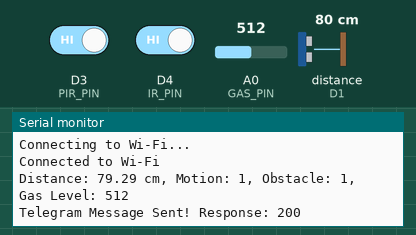
This sketch was run on a simulated ESP8266 (NodeMCU). Shown: the last lines printed to the serial monitor. Wiring (inferred from the names in the program): ultrasonic range finder: trigger D2; echo D1. The inputs (shaded band) are chosen by the test bench; at power-on: distance to the obstacle (sensor on D1) 80 cm, A0 (GAS_PIN) = 512, D3 (PIR_PIN) HIGH, D4 (IR_PIN) HIGH. The echo pulse lasts 58.3 µs per cm; WiFi joins after 1.5 s; servers stay silent unless stated; web services answer with replies made up by the test bench.

Above: at 3.2 s.
3.3 s: distance to the obstacle (sensor on D1) set to 2 cm
At 7.36 s:
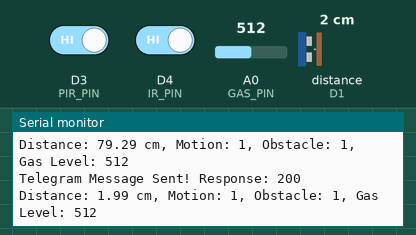
9.1 s: A0 (GAS_PIN) set to 716
At 14.1 s:
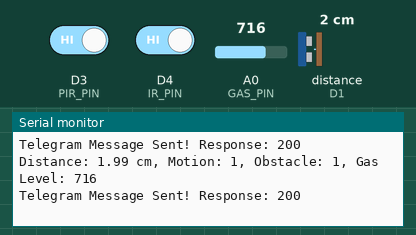
14.9 s: D3 (PIR_PIN) driven LOW
At 17.77 s:
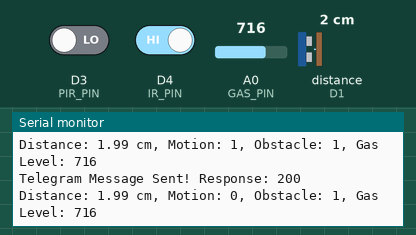
20.7 s: D4 (IR_PIN) driven LOW
At 22.97 s:
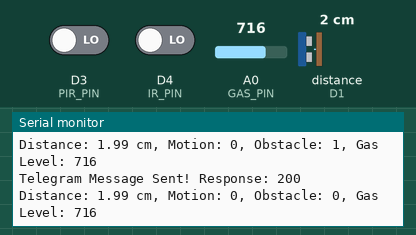
26.5 s: distance to the obstacle (sensor on D1) set to 4 cm
At 29.7 s:
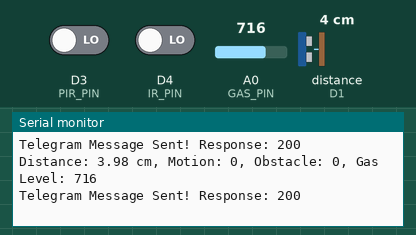
32.3 s: A0 (GAS_PIN) set to 900
At 33.7 s:
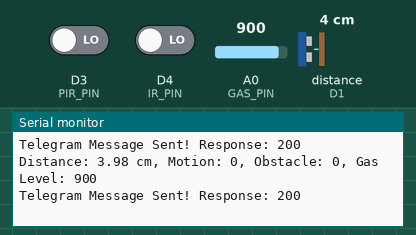
Timing chart, 0 to 35.3 s (numbered marks = the images above; inputs shaded):
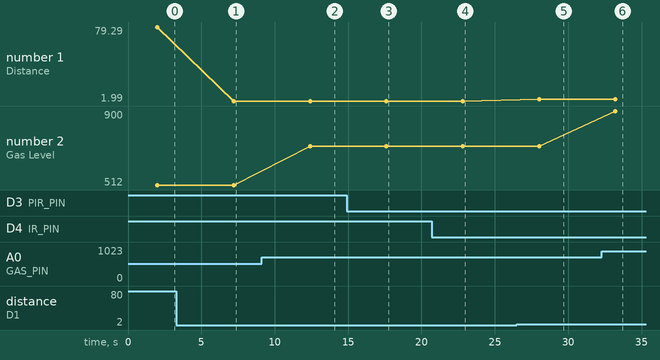

Measured:
- after the input at 3.3 s, the serial monitor: prints a new line after 3.9 s (image 1)
- after the input at 9.1 s, the serial monitor: prints a new line after 3.3 s (image 2)
- after the input at 14.9 s, the serial monitor: prints a new line after 2.7 s (image 3)
- after the input at 20.7 s, the serial monitor: prints a new line after 2.1 s (image 4)
- after the input at 26.5 s, the serial monitor: prints a new line after 1.5 s (image 5)
- after the input at 32.3 s, the serial monitor: prints a new line after 0.92 s (image 6)
- plotted number 1: 79.29 → 1.99 after the input at 3.3 s, 1.99 → 3.98 after the input at 26.5 s
- plotted number 2: 512 → 716 after the input at 9.1 s, 716 → 900 after the input at 32.3 s

The sketch:

Esp1.ino
```cpp
/*
 *  ESP2[Hendling The sensors]
 * Project: A shop Security System and (IoT Sensor Monitoring) with Firebase
 * Author: SwadhinBiswas
 * Date: 2024-12-05
 * Contact: swadhinbiswas.cse@gmail.com
 * GitHub: https://github.com/swadhinbiswas
 *
 * Description:
 *     This program reads sensor data from gas, motion, vibration, and ultrasonic sensors,
 *     and uploads the data to Firebase Realtime Database. Additionally, it implements
 *     security alerts if certain thresholds are breached.
 *

 */


#include <WiFi.h>
#include <ESP8266HTTPClient.h>

// Wi-Fi credentials
const char* ssid = "YOUR_WIFI_SSID";
const char* password = "YOUR_WIFI_PASSWORD";

// Telegram Bot details
const String BOT_TOKEN = "your_bot_token";
const String CHAT_ID = "your_chat_id";

// Sensor pins
#define TRIG_PIN D2
#define ECHO_PIN D1
#define PIR_PIN D3
#define IR_PIN D4
#define GAS_PIN A0

void setup() {
  Serial.begin(115200);

  // Setup sensors
  pinMode(TRIG_PIN, OUTPUT);
  pinMode(ECHO_PIN, INPUT);
  pinMode(PIR_PIN, INPUT);
  pinMode(IR_PIN, INPUT);

  // Connect to Wi-Fi
  WiFi.begin(ssid, password);
  while (WiFi.status() != WL_CONNECTED) {
    delay(1000);
    Serial.println("Connecting to Wi-Fi...");
  }
  Serial.println("Connected to Wi-Fi");
}

void loop() {
  // Read sensor data
  float distance = getUltrasonicDistance();
  int motionDetected = digitalRead(PIR_PIN);
  int obstacleDetected = digitalRead(IR_PIN);
  int gasLevel = analogRead(GAS_PIN);

  // Log data to Serial Monitor
  Serial.printf("Distance: %.2f cm, Motion: %d, Obstacle: %d, Gas Level: %d\n",
                distance, motionDetected, obstacleDetected, gasLevel);

  // Generate a message for Telegram
  String message = "Sensor Update:\n";
  message += "📏 Distance: " + String(distance) + " cm\n";
  message += "👀 Motion: " + String(motionDetected ? "Detected" : "None") + "\n";
  message += "🚧 Obstacle: " + String(obstacleDetected ? "Detected" : "None") + "\n";
  message += "🌫️ Gas Level: " + String(gasLevel) + "\n";

  // Send data to Telegram
  if (WiFi.status() == WL_CONNECTED) {
    HTTPClient http;
    String url = "https://api.telegram.org/bot" + BOT_TOKEN +
                 "/sendMessage?chat_id=" + CHAT_ID +
                 "&text=" + message;

    http.begin(url);
    int httpResponseCode = http.GET();

    if (httpResponseCode > 0) {
      Serial.printf("Telegram Message Sent! Response: %d\n", httpResponseCode);
    } else {
      Serial.printf("Error Sending Message: %s\n", http.errorToString(httpResponseCode).c_str());
    }

    http.end();
  } else {
    Serial.println("Wi-Fi Disconnected!");
  }

  delay(5000); // Wait before sending the next update
}

float getUltrasonicDistance() {
  digitalWrite(TRIG_PIN, LOW);
  delayMicroseconds(2);
  digitalWrite(TRIG_PIN, HIGH);
  delayMicroseconds(10);
  digitalWrite(TRIG_PIN, LOW);
  float duration = pulseIn(ECHO_PIN, HIGH);
  return (duration * 0.034) / 2; // Convert to cm
}
```
